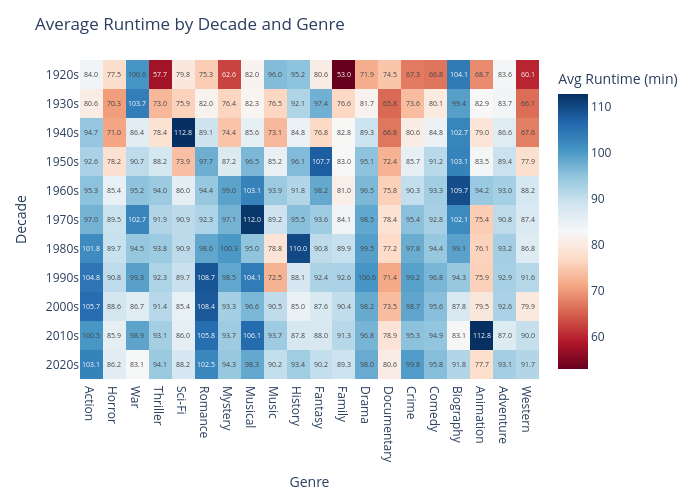

Source (notebook cell):
### Code cell
fig = px.imshow(
    genre_pivot,
    labels=dict(x="Genre", y="Decade", color="Avg Runtime (min)"),
    aspect="auto",
    text_auto=".1f",
    color_continuous_scale="RdBu"
)

fig.update_layout(
    title="Average Runtime by Decade and Genre",
    xaxis_title="Genre",
    yaxis_title="Decade",
    width = 700,
    height = 500
)

fig.show()

### Figure 1 — Plotly figure (JSON) as saved in the notebook; plotly's stock layout.template omitted (floating-point values rounded to 4 significant figures; data arrays with more than 128 entries replaced by an {"elided": "..."} marker saying what was removed)
{"data": [{"coloraxis": "coloraxis", "hovertemplate": "Genre: %{x}<br>Decade: %{y}<br>Avg Runtime (min): %{z}<extra></extra>", "name": "0", "texttemplate": "%{z:.1f}", "type": "heatmap", "x": ["Action", "Horror", "War", "Thriller", "Sci-Fi", "Romance", "Mystery", "Musical", "Music", "History", "Fantasy", "Family", "Drama", "Documentary", "Crime", "Comedy", "Biography", "Animation", "Adventure", "Western"], "xaxis": "x", "y": ["1920s", "1930s", "1940s", "1950s", "1960s", "1970s", "1980s", "1990s", "2000s", "2010s", "2020s"], "yaxis": "y", "z": {"elided": "11x20 float values"}}], "layout": {"coloraxis": {"colorbar": {"title": {"text": "Avg Runtime (min)"}}, "colorscale": [[0, "rgb(103,0,31)"], [0.1, "rgb(178,24,43)"], [0.2, "rgb(214,96,77)"], [0.3, "rgb(244,165,130)"], [0.4, "rgb(253,219,199)"], [0.5, "rgb(247,247,247)"], [0.6, "rgb(209,229,240)"], [0.7, "rgb(146,197,222)"], [0.8, "rgb(67,147,195)"], [0.9, "rgb(33,102,172)"], [1, "rgb(5,48,97)"]]}, "height": 500, "margin": {"t": 60}, "title": {"text": "Average Runtime by Decade and Genre"}, "width": 700, "xaxis": {"anchor": "y", "domain": [0, 1], "title": {"text": "Genre"}}, "yaxis": {"anchor": "x", "autorange": "reversed", "domain": [0, 1], "title": {"text": "Decade"}}}}
